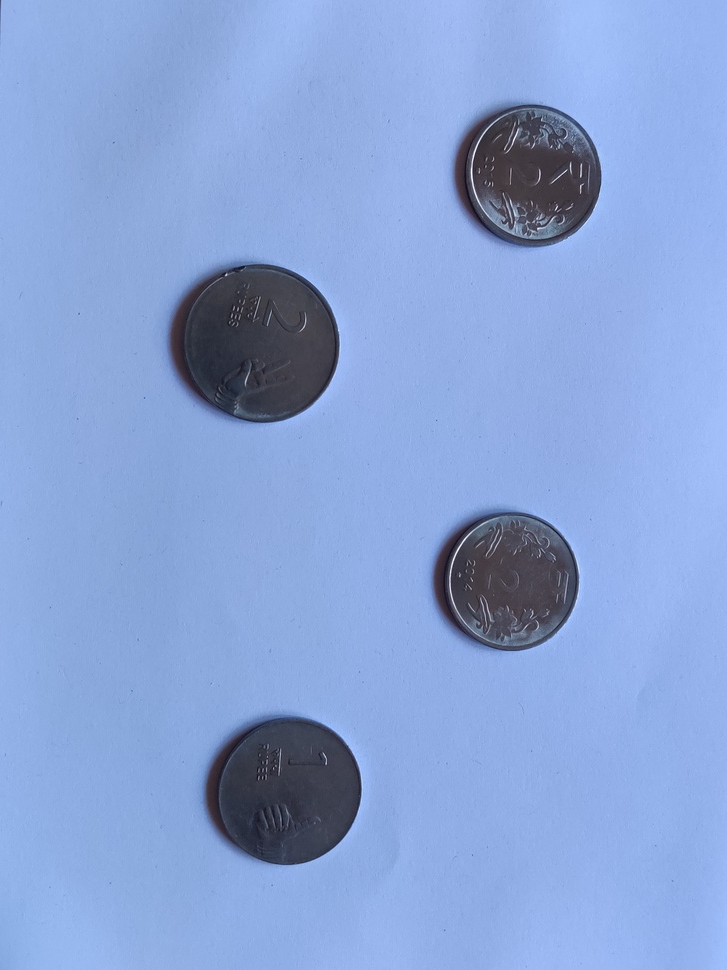
#> input picture Hough_Transform/coins.jpg, 727 x 970 px, shrunk from 3000 x 4000 before the run
$ jupyter execute Hough_Circle.ipynb   (shell and % lines are left out)
#> lines starting #> are read from the running program, lines starting #| are printed output that depends on the picture; after the words box and inside, x2 and y2 are one past the last pixel; in counts of white or black regions, pixels touching at a corner belong together
[cell 1]
import cv2 as cv
import numpy as np
import matplotlib.pyplot as plt
from matplotlib.patches import Circle

[cell 2]
image = cv.imread('coins.jpg')
#> image is the input picture: shape (970, 727, 3); mean B, G, R 214.2, 163.4, 137.1
plt.imshow(image)

[cell 3]
image = cv.resize(image.copy(), (0, 0), fx = 0.1, fy = 0.1)
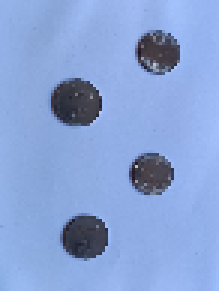
#> image: shape (97, 73, 3) (shown 3 times larger); mean B, G, R 214.4, 163.6, 137.3
gray = cv.cvtColor(image, cv.COLOR_BGR2GRAY)
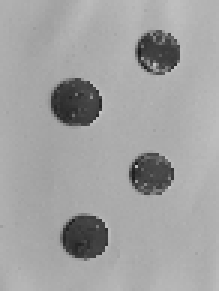
#> gray: shape (97, 73) (shown 3 times larger); min 25, max 197, mean 161.5
blur = cv.GaussianBlur(gray, (17,17), 0)
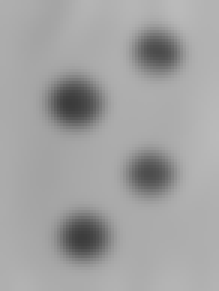
#> blur: shape (97, 73) (shown 3 times larger); min 59, max 186, mean 161.5
edges = cv.Canny(blur, 10, 80)
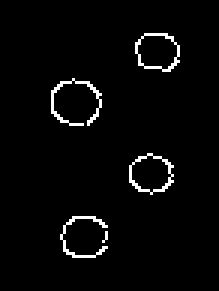
#> edges: shape (97, 73) (shown 3 times larger); 2.8% white in thin lines or dots, all inside (x1, y1, x2, y2) = (17, 11, 60, 86)
(height, width) = edges.shape[:2]
#> height = 97; width = 73
plt.imshow(edges)

[cell 4]
thetas = np.deg2rad(np.arange(0, 360, 1))
cos_thetas = np.cos(thetas)
sin_thetas = np.sin(thetas)
radius = [i for i in range(32,24,-1)]
num_radius = len(radius)
accumulator = np.zeros((height,width,num_radius),dtype=np.uint64)

[cell 5]
y_i, x_i = np.nonzero(edges)
#> y_i = 199 values from 11 to 85; x_i = 199 values, max 59 at index 18, min 17 at index 63, mean 37.69
for r in range(num_radius):
  for y,x in zip(y_i,x_i):
    for theta_idx in range(len(thetas)):
      a = x - round(radius[r]*cos_thetas[theta_idx])
      b = y - round(radius[r]*sin_thetas[theta_idx])

      if a>=0 and b>=0 and a<width and b<height:
        accumulator[int(b)][int(a)][r] += 1

[cell 6]
figure = plt.figure(figsize=(12, 12))
subplot1 = figure.add_subplot(1, 3, 1)
subplot1.imshow(image)
subplot1.title.set_text("Image")

subplot2 = figure.add_subplot(1, 3, 2)
subplot2.imshow(edges, cmap="gray")
subplot2.title.set_text("Edge Image")

result = image.copy()
subplot3 = figure.add_subplot(1, 3, 3)
subplot3.imshow(result)
subplot3.title.set_text("Circles")
for r in range(len(radius)):
  for y in range(accumulator.shape[0]):
    for x in range(accumulator.shape[1]):
      if accumulator[y][x][r] >= 120:
        cv.circle(result,(x,y),radius[r],(0,255,0),2)
        circ = Circle((x,y),radius[r],color=(0,1,0),fill=False,linewidth=2)
        subplot3.add_patch(circ)
        accumulator[y-radius[r]:y+radius[r],x-radius[r]:x+radius[r]] = 0
cv.imwrite('coins_result.jpg', result)
#> Out = True
#> figure, not shown here; B, G, R data is drawn as R, G, B
